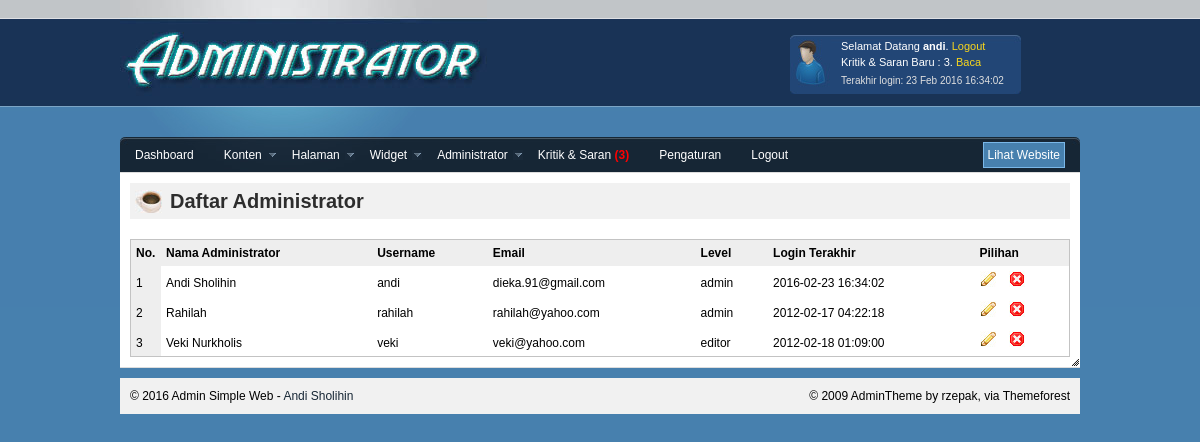
The page /myadmin/index.php?hal=tabeladmin (signed in) on the database its author committed.
### tables this page shows
CREATE TABLE `user` (
  `username` varchar(15) NOT NULL,
  `password` varchar(100) NOT NULL,
  `nama` varchar(60) NOT NULL,
  `email` varchar(60) NOT NULL,
  `level` varchar(10) NOT NULL,
  `last_login` datetime DEFAULT NULL
);

### myadmin/tabel_admin.php (the view, shortened to what this page needs)
<div id="tabledata" class="section">
<?php
	$que = mysql_query("SELECT * FROM user ORDER BY nama");
?>
			<h2 class="ico_mug">Daftar Administrator </h2>
		    <table id="table">
			<thead>
			<tr>
				<th>No.</th>
				<th>Nama Administrator</th>
				<th>Username</th>
				<th>Email</th>
				<th>Level</th>
				<th>Login Terakhir</th>
				<?php if($_SESSION['level']=="admin"){?>
				<th>Pilihan</th>
				<?php } ?>
			</tr>
			</thead>
			<tbody>
			<?php
			$i=1;
			while($isi = mysql_fetch_array($que)){
			?>
			<tr class="baris">
				<td class="table_check"><?php echo $i;?></td>
				<td class="table_title"><?php echo $isi['nama'];?></td>
				<td class="table_title"><?php echo $isi['username'];?></td>
				<td><?php echo $isi['email']; ?></td>
				<td><?php echo $isi['level']; ?></td>
				<td><?php echo $isi['last_login']; ?></td>
				<?php if($_SESSION['level']=="admin"){?>
				<td>
				<a href="?hal=editadmin&id=<?php echo $isi['username']; ?>"><img alt="edit" src="img/edit.jpg" border="0"></a>
				<a href="hapus_admin.php?id=<?php echo $isi['username']; ?>" onclick="return confirm('Apakah Anda yakin akan menghapus Administrator?');"><img src="img/cancel.jpg" alt="delete" border="0"/>
				</td>
				<?php } ?>
			</tr>
			<?php
				$i++;
				}
			?>
			</tbody>
		</table>
</div>

### myadmin/css/style.css (style rules this page uses)
html, body, div, span, applet, object, iframe, p, blockquote, pre, a, abbr, acronym, address, big, cite, code, del, dfn, em, font, img, ins, kbd, q, s, samp, small, strike, strong, sub, sup, tt, var, b, u, i, center, dl, dt, dd, ol, ul, li, fieldset, form, label, legend, table, caption, tbody, tfoot, thead, tr, th, td { margin: 0; padding: 0; border: 0; outline: 0; font-size: 100%; vertical-align: baseline;background: transparent; }
body { line-height: 1; }
table { border-collapse: collapse;border-spacing: 0; }
body { font-size:12px;font-family: Arial, Helvetica, sans-serif;color:#000;background:url(../img/bg.jpg) repeat-x #4780ae;line-height:16px; }
a { color:#162635;text-decoration:none; }
h2 { color:#2d2d2d;font-family: Arial, Helvetica, sans-serif;font-size:20px;padding:10px;margin:0px; }
.section,.panel,#shortcuts,#chart,.quickview { background:#fff;padding:10px;border-top:1px solid #ddd;border-bottom:1px solid #ddd;-moz-border-radius:3px; }
.section { margin:0px; }
.ico_mug { background:url(../img/ico_mug.jpg) no-repeat 5px center #f1f1f1; padding-left:40px;margin-bottom:20px; }
#table { width:100%;border:1px solid #c3c3c3; }
#table th { background:#eee;padding:5px;text-align:left; }
#table td { padding:5px; }
#table .table_check { width:20px;background:#eee; }

### rows shown on the page
user: nama "Andi Sholihin", username "andi", email "dieka.91@gmail.com", level "admin", last_login "2016-02-23 16:34:02"
user: nama "Rahilah", username "rahilah", email "rahilah@yahoo.com", level "admin", last_login "2012-02-17 04:22:18"
user: nama "Veki Nurkholis", username "veki", email "veki@yahoo.com", level "editor", last_login "2012-02-18 01:09:00"

### other values the page prints
$_SESSION['username'] "andi"
$pesan[baru] "3"
date("d M Y H:i:s", strtotime($_SESSION['last'])) "23 Feb 2016 16:34:02"
